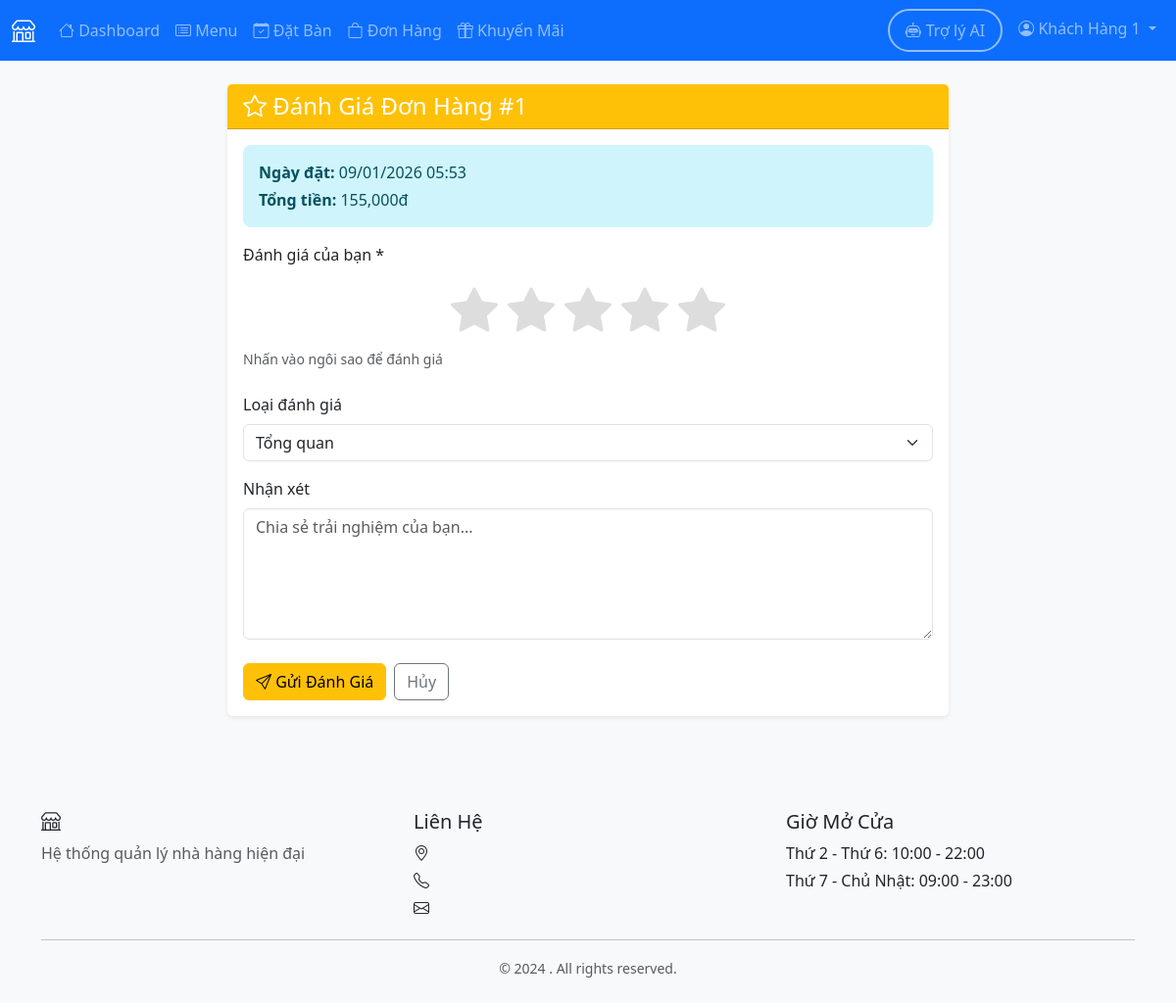
The app's page /customer/feedback/new/1 (signed in) with its own data.
### models.py (models this page shows, shortened)
class User(UserMixin, db.Model):
    __tablename__ = 'users'
    user_id = db.Column(db.Integer, primary_key=True)
    name = db.Column(db.String(100), nullable=False)
    email = db.Column(db.String(120), unique=True, nullable=False)
    password_hash = db.Column(db.String(255), nullable=False)
    phone = db.Column(db.String(20))
    role = db.Column(db.String(20), nullable=False, default='customer')
    employee_type = db.Column(db.String(50))
    created_at = db.Column(db.DateTime, default=datetime.utcnow)
    active = db.Column(db.Boolean, default=True)
    health_check_date = db.Column(db.Date, nullable=True)
    reservations = db.relationship('Reservation', backref='customer', lazy=True)
    orders = db.relationship('Order', foreign_keys='Order.customer_id', backref='customer', lazy=True)
    feedbacks = db.relationship('Feedback', backref='customer', lazy=True)

class Order(db.Model):
    __tablename__ = 'orders'
    order_id = db.Column(db.Integer, primary_key=True)
    customer_id = db.Column(db.Integer, db.ForeignKey('users.user_id'), nullable=False)
    table_id = db.Column(db.Integer, db.ForeignKey('tables.table_id'))
    order_type = db.Column(db.String(20), nullable=False)  # dine-in, takeaway, delivery
    status = db.Column(db.String(20), default='pending')  # pending, preparing, ready, completed, cancelled, delivering
    order_time = db.Column(db.DateTime, default=datetime.utcnow)
    completed_time = db.Column(db.DateTime)
    total_amount = db.Column(db.Float, default=0.0)
    delivery_address = db.Column(db.String(255))
    notes = db.Column(db.Text)
    shipper_id = db.Column(db.Integer, db.ForeignKey('users.user_id'), nullable=True)
    shipper = db.relationship('User', foreign_keys=[shipper_id], backref='delivery_orders')
    order_items = db.relationship('OrderItem', backref='order', lazy=True, cascade='all, delete-orphan')
    payment = db.relationship('Payment', backref='order', uselist=False, lazy=True)
    feedback = db.relationship('Feedback', backref='order', uselist=False, lazy=True)

### routes/customer.py (the view, shortened to what this page needs)
@bp.route('/feedback/new/<int:order_id>', methods=['GET', 'POST'])
@login_required
@customer_required
def new_feedback(order_id):
    order = Order.query.get_or_404(order_id)
    if order.customer_id != current_user.user_id:
        flash('Bạn không có quyền đánh giá đơn hàng này.', 'danger')
        return redirect(url_for('customer.my_orders'))
    if order.status != 'completed':
        flash('Chỉ có thể đánh giá đơn hàng đã hoàn thành.', 'warning')
        return redirect(url_for('customer.order_detail', order_id=order_id))
    if order.feedback:
        flash('Bạn đã đánh giá đơn hàng này rồi.', 'info')
        return redirect(url_for('customer.order_detail', order_id=order_id))
    return render_template('customer/new_feedback.html', order=order)

### routes/customer.py (called while the page is built)
def customer_required(f):
    from functools import wraps
    @wraps(f)
    def decorated_function(*args, **kwargs):
        if not current_user.is_authenticated or current_user.role != 'customer':
            flash('Bạn không có quyền truy cập trang này.', 'danger')
            return redirect(url_for('auth.login'))
        return f(*args, **kwargs)
    return decorated_function

### templates/customer/new_feedback.html (shortened to what this page needs)
{% extends "base.html" %}
{% block content %}
<div class="container">
    <div class="row justify-content-center">
        <div class="col-md-8">
            <div class="card">
                <div class="card-header bg-warning text-white">
                    <h4 class="mb-0"><i class="bi bi-star"></i> Đánh Giá Đơn Hàng #{{ order.order_id }}</h4>
                </div>
                <div class="card-body">
                    <div class="alert alert-info">
                        <p class="mb-1"><strong>Ngày đặt:</strong> {{ order.order_time.strftime('%d/%m/%Y %H:%M') }}</p>
                        <p class="mb-0"><strong>Tổng tiền:</strong> {{ '{:,.0f}'.format(order.total_amount) }}đ</p>
                    </div>
                    <form method="POST" action="{{ url_for('customer.new_feedback', order_id=order.order_id) }}">
                        <div class="mb-4">
                            <label class="form-label">Đánh giá của bạn *</label>
                            <div class="rating-input">
                                <label for="star5" class="star">
                                    <i class="bi bi-star-fill"></i>
                                </label>
                                <label for="star4" class="star">
                                    <i class="bi bi-star-fill"></i>
                                </label>
                                <label for="star3" class="star">
                                    <i class="bi bi-star-fill"></i>
                                </label>
                                <label for="star2" class="star">
                                    <i class="bi bi-star-fill"></i>
                                </label>
                                <label for="star1" class="star">
                                    <i class="bi bi-star-fill"></i>
                                </label>
                            </div>
                            <div class="form-text">Nhấn vào ngôi sao để đánh giá</div>
                        </div>
                        <div class="mb-3">
                            <label for="feedback_type" class="form-label">Loại đánh giá</label>
                            <select class="form-select" id="feedback_type" name="feedback_type">
                                <option value="general">Tổng quan</option>
                            </select>
                        </div>
                        <div class="mb-4">
                            <label for="comment" class="form-label">Nhận xét</label>
                            <textarea class="form-control" id="comment" name="comment" rows="5"
                                      placeholder="Chia sẻ trải nghiệm của bạn..."></textarea>
                        </div>
                        <div class="d-flex gap-2">
                            <button type="submit" class="btn btn-warning">
                                <i class="bi bi-send"></i> Gửi Đánh Giá
                            </button>
                            <a href="{{ url_for('customer.order_detail', order_id=order.order_id) }}"
                               class="btn btn-outline-secondary">
                                Hủy
                            </a>
                        </div>
                    </form>
                </div>
            </div>
        </div>
    </div>
</div>
{% endblock %}

### templates/base.html (shortened to what this page needs)
<!DOCTYPE html>
<html lang="vi">
<head>
    <link href="https://cdn.jsdelivr.net/npm/bootstrap@5.3.2/dist/css/bootstrap.min.css" rel="stylesheet">
    <link rel="stylesheet" href="https://cdn.jsdelivr.net/npm/bootstrap-icons@1.11.1/font/bootstrap-icons.css">
    <link rel="stylesheet" href="{{ url_for('static', filename='css/style.css') }}">
</head>
<body>
    {% if current_user.is_authenticated %}
    <nav class="navbar navbar-expand-lg navbar-dark bg-primary">
        <div class="container-fluid">
            <a class="navbar-brand" href="{{ url_for('index') }}">
                <i class="bi bi-shop"></i> {{ restaurant_name }}
            </a>
            <div class="collapse navbar-collapse" id="navbarNav">
                <ul class="navbar-nav me-auto">
                    {% if current_user.role == 'customer' %}
                        <li class="nav-item">
                            <a class="nav-link" href="{{ url_for('customer.dashboard') }}">
                                <i class="bi bi-house"></i> Dashboard
                            </a>
                        </li>
                        <li class="nav-item">
                            <a class="nav-link" href="{{ url_for('customer.menu') }}">
                                <i class="bi bi-card-list"></i> Menu
                            </a>
                        </li>
                        <li class="nav-item">
                            <a class="nav-link" href="{{ url_for('customer.reservation') }}">
                                <i class="bi bi-calendar-check"></i> Đặt Bàn
                            </a>
                        </li>
                        <li class="nav-item">
                            <a class="nav-link" href="{{ url_for('customer.my_orders') }}">
                                <i class="bi bi-bag"></i> Đơn Hàng
                            </a>
                        </li>
                        <li class="nav-item">
                            <a class="nav-link" href="{{ url_for('customer.promotions') }}">
                                <i class="bi bi-gift"></i> Khuyến Mãi
                            </a>
                        </li>
                    {% endif %}
                </ul>
                <ul class="navbar-nav">
                    <li class="nav-item">
                        <a class="nav-link btn btn-outline-primary rounded-pill px-3 me-2"
                           href="{{ url_for('chatbot.index') }}"
                           style="border: 2px solid; display: flex; align-items: center; gap: 5px;">
                            <i class="bi bi-robot"></i>
                            <span class="d-none d-lg-inline">Trợ lý AI</span>
                        </a>
                    </li>
                    <li class="nav-item dropdown">
                        <a class="nav-link dropdown-toggle" href="#" id="navbarDropdown" role="button" data-bs-toggle="dropdown">
                            <i class="bi bi-person-circle"></i> {{ current_user.name }}
                        </a>
                    </li>
                </ul>
            </div>
        </div>
    </nav>
    {% endif %}
    <main class="{% if current_user.is_authenticated %}py-4{% endif %}">
        {% block content %}{% endblock %}
    </main>
    {% if current_user.is_authenticated %}
    <footer class="bg-light mt-5 py-4">
        <div class="container">
            <div class="row">
                <div class="col-md-4">
                    <h5><i class="bi bi-shop"></i> {{ restaurant_name }}</h5>
                    <p class="text-muted">Hệ thống quản lý nhà hàng hiện đại</p>
                </div>
                <div class="col-md-4">
                    <h5>Liên Hệ</h5>
                    <p class="mb-1"><i class="bi bi-geo-alt"></i> {{ restaurant_address }}</p>
                    <p class="mb-1"><i class="bi bi-telephone"></i> {{ restaurant_phone }}</p>
                    <p class="mb-1"><i class="bi bi-envelope"></i> {{ restaurant_email }}</p>
                </div>
                <div class="col-md-4">
                    <h5>Giờ Mở Cửa</h5>
                    <p class="mb-1">Thứ 2 - Thứ 6: 10:00 - 22:00</p>
                    <p class="mb-1">Thứ 7 - Chủ Nhật: 09:00 - 23:00</p>
                </div>
            </div>
            <hr>
            <div class="text-center text-muted">
                <small>&copy; 2024 {{ restaurant_name }}. All rights reserved.</small>
            </div>
        </div>
    </footer>
    {% endif %}
</body>
</html>

### static/css/style.css (style rules this page uses)
:root { --primary-color: #0d6efd; --success-color: #198754; --warning-color: #ffc107; --danger-color: #dc3545; --info-color: #0dcaf0; }
body { font-family: 'Segoe UI', Tahoma, Geneva, Verdana, sans-serif; background-color: #f8f9fa; }
.navbar-brand { font-weight: 600; font-size: 1.5rem; }
.card { transition: all 0.3s ease; border: none; box-shadow: 0 0.125rem 0.25rem rgba(0, 0, 0, 0.075); }
.btn { transition: all 0.3s ease; }
.alert { border: none; border-radius: 0.5rem; }
footer { margin-top: auto; }

### templates/customer/new_feedback.html (style rules this page uses)
.rating-input { display: flex; flex-direction: row-reverse; justify-content: center; gap: 10px; font-size: 3rem; }
.rating-input label { cursor: pointer; color: #ddd; transition: color 0.2s; }

### records on screen
User: name "Khách Hàng 1"
Order: order_id "1", order_time "09/01/2026 05:53", total_amount "155,000"
